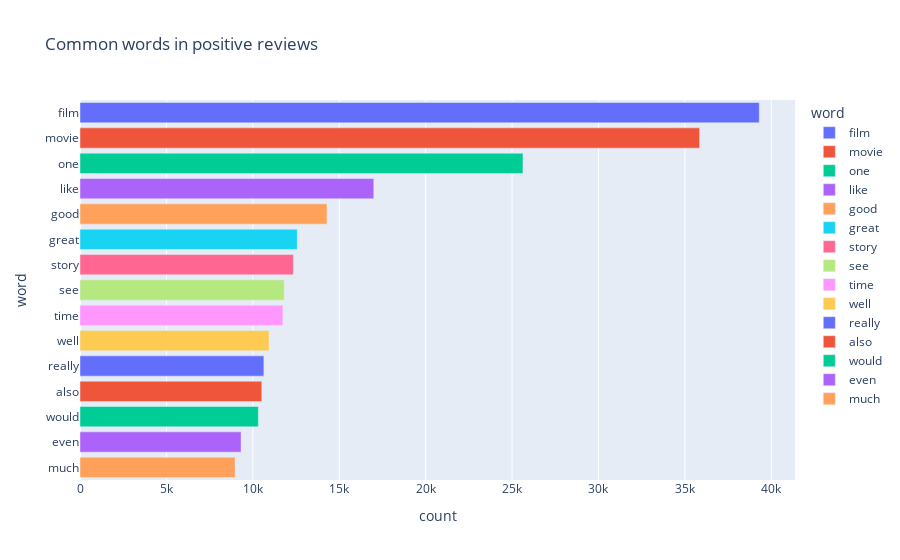

Notebook source saved alongside this figure:
### Code cell
px.bar(pos_words, x = 'count', y= 'word', title= 'Common words in positive reviews', color= 'word')

### Figure 1 — Plotly figure (JSON) as saved in the notebook; plotly's stock layout.template omitted (floating-point values rounded to 4 significant figures)
{"data": [{"hovertemplate": "word=%{y}<br>count=%{x}<extra></extra>", "legendgroup": "film", "marker": {"color": "#636efa", "pattern": {"shape": ""}}, "name": "film", "orientation": "h", "showlegend": true, "textposition": "auto", "type": "bar", "x": [39303], "xaxis": "x", "y": ["film"], "yaxis": "y"}, {"hovertemplate": "word=%{y}<br>count=%{x}<extra></extra>", "legendgroup": "movie", "marker": {"color": "#EF553B", "pattern": {"shape": ""}}, "name": "movie", "orientation": "h", "showlegend": true, "textposition": "auto", "type": "bar", "x": [35854], "xaxis": "x", "y": ["movie"], "yaxis": "y"}, {"hovertemplate": "word=%{y}<br>count=%{x}<extra></extra>", "legendgroup": "one", "marker": {"color": "#00cc96", "pattern": {"shape": ""}}, "name": "one", "orientation": "h", "showlegend": true, "textposition": "auto", "type": "bar", "x": [25630], "xaxis": "x", "y": ["one"], "yaxis": "y"}, {"hovertemplate": "word=%{y}<br>count=%{x}<extra></extra>", "legendgroup": "like", "marker": {"color": "#ab63fa", "pattern": {"shape": ""}}, "name": "like", "orientation": "h", "showlegend": true, "textposition": "auto", "type": "bar", "x": [17000], "xaxis": "x", "y": ["like"], "yaxis": "y"}, {"hovertemplate": "word=%{y}<br>count=%{x}<extra></extra>", "legendgroup": "good", "marker": {"color": "#FFA15A", "pattern": {"shape": ""}}, "name": "good", "orientation": "h", "showlegend": true, "textposition": "auto", "type": "bar", "x": [14291], "xaxis": "x", "y": ["good"], "yaxis": "y"}, {"hovertemplate": "word=%{y}<br>count=%{x}<extra></extra>", "legendgroup": "great", "marker": {"color": "#19d3f3", "pattern": {"shape": ""}}, "name": "great", "orientation": "h", "showlegend": true, "textposition": "auto", "type": "bar", "x": [12572], "xaxis": "x", "y": ["great"], "yaxis": "y"}, {"hovertemplate": "word=%{y}<br>count=%{x}<extra></extra>", "legendgroup": "story", "marker": {"color": "#FF6692", "pattern": {"shape": ""}}, "name": "story", "orientation": "h", "showlegend": true, "textposition": "auto", "type": "bar", "x": [12347], "xaxis": "x", "y": ["story"], "yaxis": "y"}, {"hovertemplate": "word=%{y}<br>count=%{x}<extra></extra>", "legendgroup": "see", "marker": {"color": "#B6E880", "pattern": {"shape": ""}}, "name": "see", "orientation": "h", "showlegend": true, "textposition": "auto", "type": "bar", "x": [11818], "xaxis": "x", "y": ["see"], "yaxis": "y"}, {"hovertemplate": "word=%{y}<br>count=%{x}<extra></extra>", "legendgroup": "time", "marker": {"color": "#FF97FF", "pattern": {"shape": ""}}, "name": "time", "orientation": "h", "showlegend": true, "textposition": "auto", "type": "bar", "x": [11739], "xaxis": "x", "y": ["time"], "yaxis": "y"}, {"hovertemplate": "word=%{y}<br>count=%{x}<extra></extra>", "legendgroup": "well", "marker": {"color": "#FECB52", "pattern": {"shape": ""}}, "name": "well", "orientation": "h", "showlegend": true, "textposition": "auto", "type": "bar", "x": [10937], "xaxis": "x", "y": ["well"], "yaxis": "y"}, {"hovertemplate": "word=%{y}<br>count=%{x}<extra></extra>", "legendgroup": "really", "marker": {"color": "#636efa", "pattern": {"shape": ""}}, "name": "really", "orientation": "h", "showlegend": true, "textposition": "auto", "type": "bar", "x": [10640], "xaxis": "x", "y": ["really"], "yaxis": "y"}, {"hovertemplate": "word=%{y}<br>count=%{x}<extra></extra>", "legendgroup": "also", "marker": {"color": "#EF553B", "pattern": {"shape": ""}}, "name": "also", "orientation": "h", "showlegend": true, "textposition": "auto", "type": "bar", "x": [10520], "xaxis": "x", "y": ["also"], "yaxis": "y"}, {"hovertemplate": "word=%{y}<br>count=%{x}<extra></extra>", "legendgroup": "would", "marker": {"color": "#00cc96", "pattern": {"shape": ""}}, "name": "would", "orientation": "h", "showlegend": true, "textposition": "auto", "type": "bar", "x": [10320], "xaxis": "x", "y": ["would"], "yaxis": "y"}, {"hovertemplate": "word=%{y}<br>count=%{x}<extra></extra>", "legendgroup": "even", "marker": {"color": "#ab63fa", "pattern": {"shape": ""}}, "name": "even", "orientation": "h", "showlegend": true, "textposition": "auto", "type": "bar", "x": [9320], "xaxis": "x", "y": ["even"], "yaxis": "y"}, {"hovertemplate": "word=%{y}<br>count=%{x}<extra></extra>", "legendgroup": "much", "marker": {"color": "#FFA15A", "pattern": {"shape": ""}}, "name": "much", "orientation": "h", "showlegend": true, "textposition": "auto", "type": "bar", "x": [8974], "xaxis": "x", "y": ["much"], "yaxis": "y"}], "layout": {"barmode": "relative", "legend": {"title": {"text": "word"}, "tracegroupgap": 0}, "title": {"text": "Common words in positive reviews"}, "xaxis": {"anchor": "y", "domain": [0, 1], "title": {"text": "count"}}, "yaxis": {"anchor": "x", "categoryarray": ["much", "even", "would", "also", "really", "well", "time", "see", "story", "great", "good", "like", "one", "movie", "film"], "categoryorder": "array", "domain": [0, 1], "title": {"text": "word"}}}}
